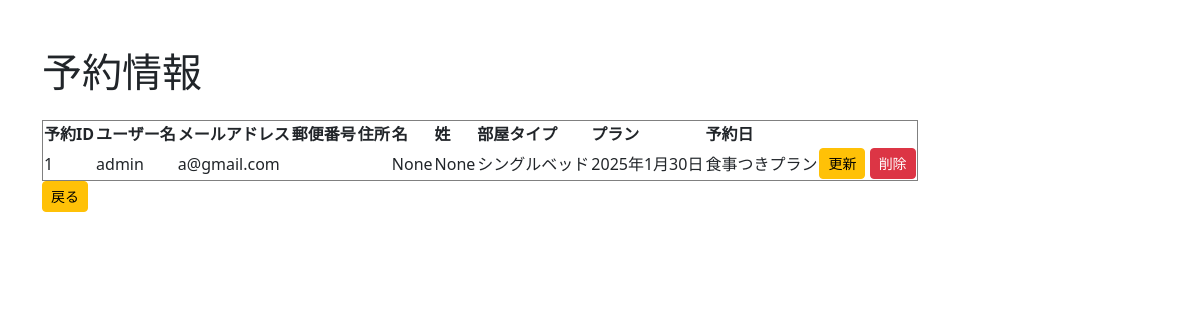
Page /yoyaku/ (signed in) on the earlier database version.
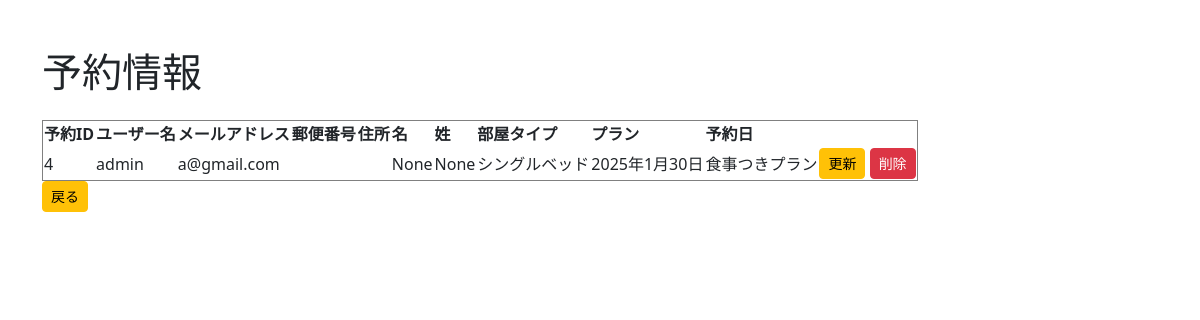
Same page on the later database version.
### bookingfront/models.py (models this page shows, shortened)
class Reservation(models.Model):
    user = models.ForeignKey(User, on_delete=models.CASCADE,related_name="reservations")
    password = models.CharField(max_length=50)
    email = models.EmailField(
        verbose_name=("email"),
        unique=True
    )
    birth_date = models.DateField(
        verbose_name=("birth_date"),
        blank=True,
        null=True
    )
    postal_number=models.CharField(max_length=7)
    address=models.CharField(max_length=100)
    first_name = models.CharField(
        verbose_name=("first_name"),
        max_length=150,
        null=True,
        blank=False
    )
    last_name = models.CharField(
        verbose_name=("last_name"),
        max_length=150,
        null=True,
        blank=False
    )
    room_type = models.ForeignKey(RoomType, on_delete=models.CASCADE)
    reservation_date=models.DateField(null=True)
    plan = models.ForeignKey(Plan, on_delete=models.CASCADE)

class RoomType(models.Model):
    name = models.CharField(max_length=50)
    reservation_date=models.DateField(null=True)
    room_price = models.DecimalField(max_digits=8, decimal_places=2,null=False)
    def __str__(self):
        return self.name

class Plan(models.Model):
    name = models.CharField(max_length=100)
    description = models.TextField()
    plan_price = models.DecimalField(max_digits=8, decimal_places=2)
    meal_included = models.BooleanField(default=False)
    def __str__(self):
        return self.name

### accounts/models.py (models this page shows)
class User(AbstractBaseUser, PermissionsMixin):
    account_id = models.CharField(
        verbose_name=_("account_id"),
        unique=True,
        max_length=10
    )
    email = models.EmailField(
        verbose_name=_("email"),
        unique=True
    )
    first_name = models.CharField(
        verbose_name=_("first_name"),
        max_length=150,
        null=True,
        blank=False
    )
    last_name = models.CharField(
        verbose_name=_("last_name"),
        max_length=150,
        null=True,
        blank=False
    )
    birth_date = models.DateField(
        verbose_name=_("birth_date"),
        blank=True,
        null=True
    )
    postal_number=models.CharField(max_length=7)
    address=models.CharField(max_length=100)
    is_superuser = models.BooleanField(
        verbose_name=_("is_superuer"),
        default=False
    )
    is_staff = models.BooleanField(
        verbose_name=_('staff status'),
        default=False,
    )
    is_active = models.BooleanField(
        verbose_name=_('active'),
        default=True,
    )
    created_at = models.DateTimeField(
        verbose_name=_("created_at"),
        auto_now_add=True
    )
    updated_at = models.DateTimeField(
        verbose_name=_("updateded_at"),
        auto_now=True
    )
    objects = UserManager()
    USERNAME_FIELD = 'account_id'
    REQUIRED_FIELDS = ['email']
    def __str__(self):
        return self.account_id

### bookingfront/views.py (the view)
# urls.py: path('yoyaku/', views.yoyaku, name='yoyaku'),
@login_required
def yoyaku(request):
    reservations = Reservation.objects.filter(user=request.user)
    return render(request, 'yoyaku.html', {'reservations': reservations})

### bookingfront/templates/yoyaku.html (shortened to what this page needs)
<!doctype html>
<html lang="ja">
  <head>
    <link href="https://cdn.jsdelivr.net/npm/bootstrap@5.3.0/dist/css/bootstrap.min.css" rel="stylesheet">
  </head>
  <body>
    <div class="container mt-5">
      <h1 class="mb-4">予約情報</h1>
      <table border="1">
        <thead>
            <tr>
                <th>予約ID</th>
                <th>ユーザー名</th>
                <th>メールアドレス</th>
                <th>郵便番号</th>
                <th>住所</th>
                <th>名</th>
                <th>姓</th>
                <th>部屋タイプ</th>
                <th>プラン</th>
                <th>予約日</th>
            </tr>
        </thead>
        <tbody>
            {% for reservation in reservations %}
                <tr>
                    <td>{{ reservation.id }}</td>
                    <td>{{ reservation.user }}</td>
                    <td>{{ reservation.email }}</td>
                    <td>{{ reservation.postal_number }}</td>
                    <td>{{ reservation.address }}</td>
                    <td>{{ reservation.first_name }}</td>
                    <td>{{ reservation.last_name }}</td>
                    <td>{{ reservation.room_type }}</td>
                    <td>{{ reservation.reservation_date }}</td>
                    <td>{{ reservation.plan }}</td>
                    <td>
                      <a href="{% url 'bookingfront:update_reservation' reservation.id %}" class="btn btn-warning btn-sm">更新</a>
                      <a href="{% url 'bookingfront:delete_reservation' reservation.id %}" class="btn btn-danger btn-sm" onclick="return confirm('本当に削除しますか？')">削除</a>
                    </td>
                </tr>
            {% endfor %}
        </tbody>
    </table>
    <a href="{% url 'bookingfront:home' %}" class="btn btn-warning btn-sm">戻る</a>
    </div>
  </body>
</html>

Differences in the rows shown:
removed Reservation: id "1", user "admin", email "a@gmail.com", first_name "None", last_name "None", room_type "シングルベッド", reservation_date "2025年1月30日", plan "食事つきプラン"
added Reservation: id "4", user "admin", email "a@gmail.com", first_name "None", last_name "None", room_type "シングルベッド", reservation_date "2025年1月30日", plan "食事つきプラン"
